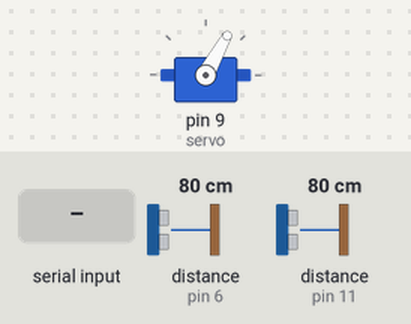
This sketch was run on a simulated Arduino Uno, built with avr-gcc and run on an emulated ATmega328P. Parts: servo. Wiring (inferred from the names in the program): 2 × ultrasonic range finder: trigger pin 5, echo pin 6 / trigger pin 10, echo pin 11. The test bench sets the inputs (shaded band); at power-on: distance to the obstacle (sensors on pin 6, pin 11) 80 cm. The echo pulse lasts 58.3 µs per cm.

Above: at 6.2 s.
6.3 s: distance to the obstacle (sensor on pin 6) set to 2 cm
7.8 s: distance to the obstacle (sensor on pin 11) set to 2 cm
At 8.45 s:
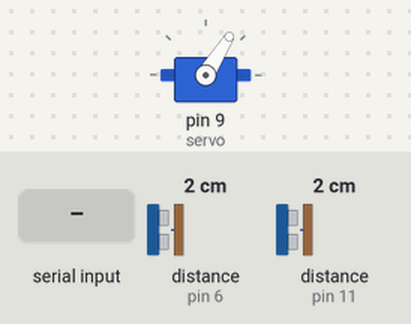
10.8 s: distance to the obstacle (sensor on pin 6) set to 18 cm
At 12.6 s:
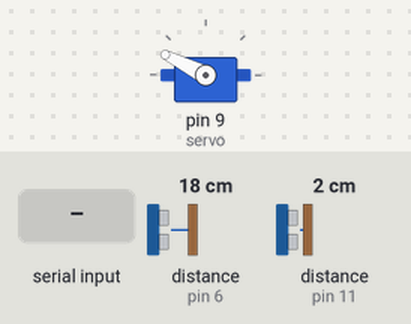
13.8 s: "A" received over Serial
At 15.39 s:
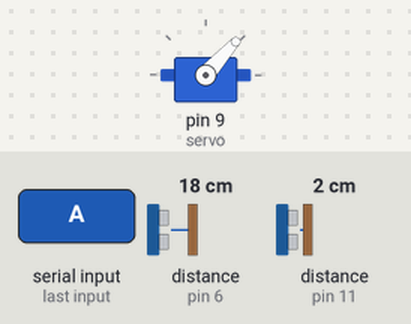
16.8 s: "1" received over Serial
18.3 s: distance to the obstacle (sensor on pin 11) set to 32 cm
19.8 s: distance to the obstacle (sensor on pin 11) set to 37 cm
At 22.2 s:
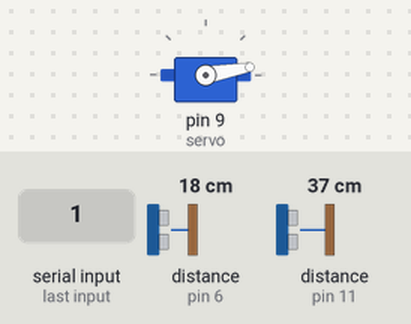
Timing chart, 0 to 23.7 s (numbered marks = the images above; inputs shaded):
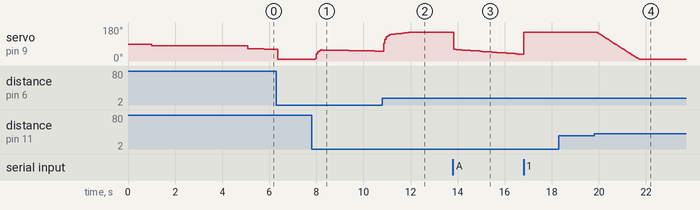

The sketch:

code.ino
```cpp
#include <Servo.h>
Servo servo;
    // ********HERE******* //
#define Umax 66 // maximum angle of the servomotr in degrees
#define Umin -66 // minimun angle
#define Umax_rad 1.151  // maximum angle of the servomotr in radiants
#define Umin_rad -1.151 // minimun angle
#define T 0.09 // sampling time  // time microcontroller needs to complete an entire loop

#define echoPin1  6  // controlled by car/app
#define trigPin1  5
#define echoPin2  11 // controlled by cube
#define trigPin2  10

double setpoint, setpoint_prev;  // (position of the cube)  // In meters : 30cm --> 0.3m
double y, y_prev;  // output variable (position of the car)
double error;
double P, I, D, U;  // the three components of the PID algorithm, the control variable U
double I_prev = 0, U_prev = 0, D_prev = 0;
boolean Saturation = false;
boolean appflag = false;
char controlSignal;

double Kp = 8.6;
double Ki = 1.1;
double Kd = 6.3;

float measure_1 ();
float measure_2 ();
void move_servo(int);
void cube_controlled();
void app_controlled();

void setup() {

  Serial.begin(9600);

  pinMode(trigPin1, OUTPUT);
  pinMode(echoPin1, INPUT);
  pinMode(trigPin2, OUTPUT);
  pinMode(echoPin2, INPUT);

  servo.attach(9);

  delay(1000);
  move_servo(90);
  delay(2000);
  setpoint_prev = measure_2(); // cube  (the previous value to measure the error)
  delay(1000);
  y_prev = measure_1(); // car  (the previous value to measure the error)
  delay(1000);

}

void loop() {

  cube_controlled();

  while(appflag){
    app_controlled();
  }

}

float measure_1(){ // it measures the distance of the car from sensor number one


  long duration = 0;
  float distance = 0;

  digitalWrite(trigPin1, LOW);
  delayMicroseconds(10);

  digitalWrite(trigPin1, HIGH);
  delayMicroseconds(10);

  digitalWrite(trigPin1, LOW);

  duration = pulseIn(echoPin1, HIGH);
  distance = (float)duration/58.2;

  delay(30);
      // ********HERE******* //
  if (distance > 42) distance = 43; // range of the distance the car can go
  else if (distance < 0) distance = 0;
                // ********HERE******* //
  return 0.01*(distance-1.5+0.5); // meters

}

float measure_2(){ // it measures the distance of the cube from sensor number two

  long duration = 0;
  float distance = 0;

  digitalWrite(trigPin2, LOW);
  delayMicroseconds(10);

  digitalWrite(trigPin2, HIGH);
  delayMicroseconds(10);

  digitalWrite(trigPin2, LOW);

  duration = pulseIn(echoPin2, HIGH);
  distance = (float)duration/58.2;
             // ********HERE******* //
  if(distance > 42) distance = 43;
  else if(distance < 0) distance =0;
                                                        // ********HERE******* //
  return 0.01*(distance+2); // meters ( +2 to measure the center of the cube)

}

void move_servo(int u){
              // from min max, to min max
  servo.write(u-map(u, 30, 150, 14, 3));

}

void cube_controlled(){

  setpoint = measure_2();  // distance of the cube from the sensor
  setpoint = 0.53*setpoint + 0.47*setpoint_prev; // for filtering from noises

  delay(3);

  y = measure_1();
  y = 0.53*y + 0.47*y_prev;  // for filtering from noises

  delay(3);

  error = round( 100*(y - setpoint) )*0.01;  // meters

  // ** The start of computing the PID algorithm three components ** //

  P = Kp*error;  // the proportional action

  if( !Saturation ) I = I_prev + T*Ki*error;  // the integral action

  D = 0.56*D + 0.44*D_prev;  // the derivative action  // filtering D

  U = P + I + round(100*D)*0.01 ;  // the total control action in radiants

  // ** If we are outside the admissble limits of the control variable, we have to limite it ** //

  if ( U < Umin_rad)  {
                        U=Umin_rad;
                        Saturation = true;
                       }

   else if ( U > Umax_rad)  {
                             U=Umax_rad;
                             Saturation = true;
                            }

   else     Saturation = false;

   U=round(U*180/M_PI);     // Transform U in degrees. Now I have :   -63° < U < 63°

   U=map(U, Umin, Umax, 24, 156); // I map the computed value of U to the corresponding value of the servomotor

   if (U < 83 || U > 95 || abs(error) > 0.02 ) move_servo( round(U) );   // I continue until I have error and the control action U is greater than a threshold.

   delay (24);

   I_prev = I;
   y_prev = y;
   D_prev = D;
   setpoint_prev = setpoint;

   while(Serial.available()){
    controlSignal = Serial.read();
    delay(5);
    if(controlSignal == 'A'){
      appflag = !appflag;
    }
  }

}

void app_controlled(){
  double new_y;
  while(Serial.available()){
    new_y = Serial.read();
  }

  setpoint = measure_2();  // distance of the cube from the sensor
  setpoint = 0.53*setpoint + 0.47*setpoint_prev; // for filtering from noises

  delay(3);

  /*y = measure_1();
  y = 0.53*y + 0.47*y_prev;  // for filtering from noises

  delay(3);*/

  error = round( 100*(new_y - setpoint) )*0.01;  // meters

  // ** The start of computing the PID algorithm three components ** //

  P = Kp*error;  // the proportional action

  if( !Saturation ) I = I_prev + T*Ki*error;  // the integral action

  D = 0.56*D + 0.44*D_prev;  // the derivative action  // filtering D

  U = P + I + round(100*D)*0.01 ;  // the total control action in radiants

  // ** If we are outside the admissble limits of the control variable, we have to limite it ** //

  if ( U < Umin_rad)  {
                        U=Umin_rad;
                        Saturation = true;
                       }

   else if ( U > Umax_rad)  {
                             U=Umax_rad;
                             Saturation = true;
                            }

   else     Saturation = false;

   U=round(U*180/M_PI);     // Transform U in degrees. Now I have :   -63° < U < 63°

   U=map(U, Umin, Umax, 24, 156); // I map the computed value of U to the corresponding value of the servomotor

   if (U < 83 || U > 95 || abs(error) > 0.02 ) move_servo( round(U) );   // I continue until I have error and the control action U is greater than a threshold.

   delay (24);

   I_prev = I;
   //y_prev = y;
   D_prev = D;
   setpoint_prev = setpoint;

}
```

Measured:
- the behaviour switches between 36 and 37 cm on distance to the obstacle (sensor on pin 11) (found by bisection; images 3 and 4)
- after the input at 7.8 s, servo on pin 9 (servo): rises from 10° to 59° in 0.25 s, then falls to 52° in 2.3 s
- after the input at 13.8 s, servo on pin 9 (servo): moves from 153° to 35° over 3.0 s, starting at once
- after the input at 18.3 s, every drawn part: stays the same
- after the input at 19.8 s, servo on pin 9 (servo): moves from 153° to 10° over 1.8 s, starting after 0.13 s
